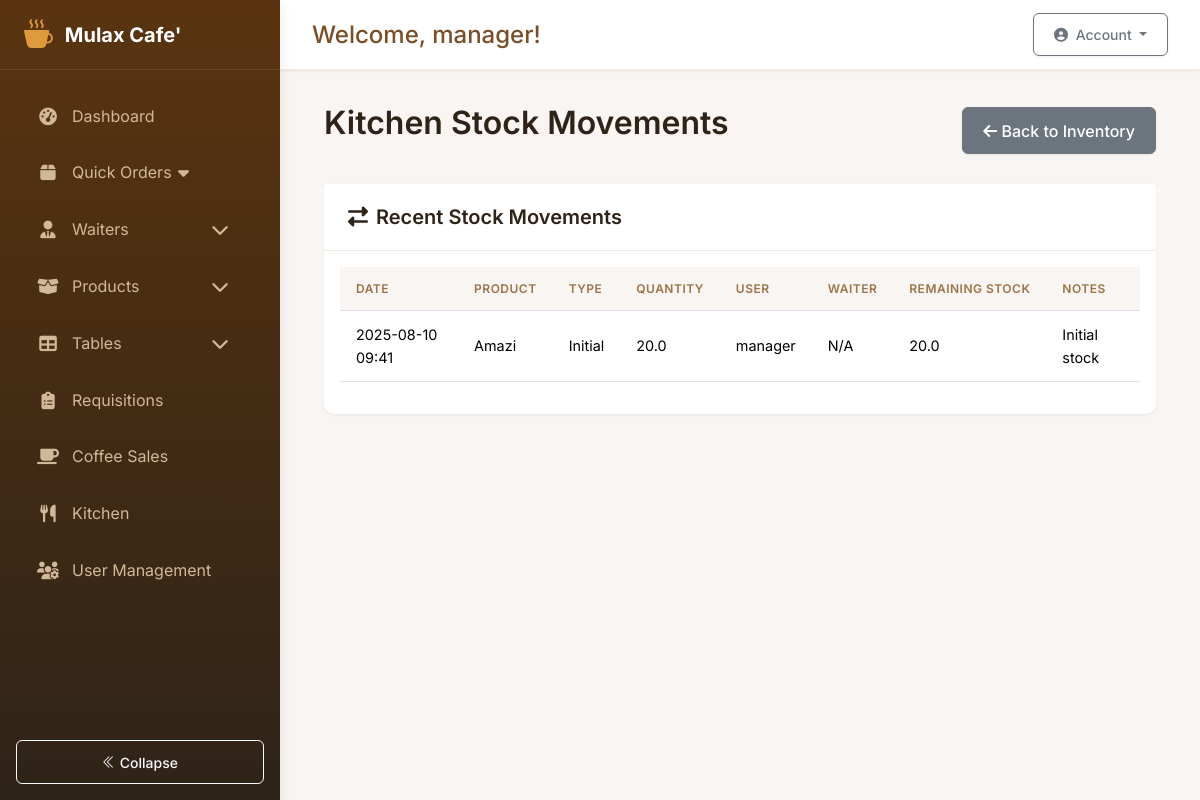
Page /kitchen/movements (signed in) on the earlier database version.
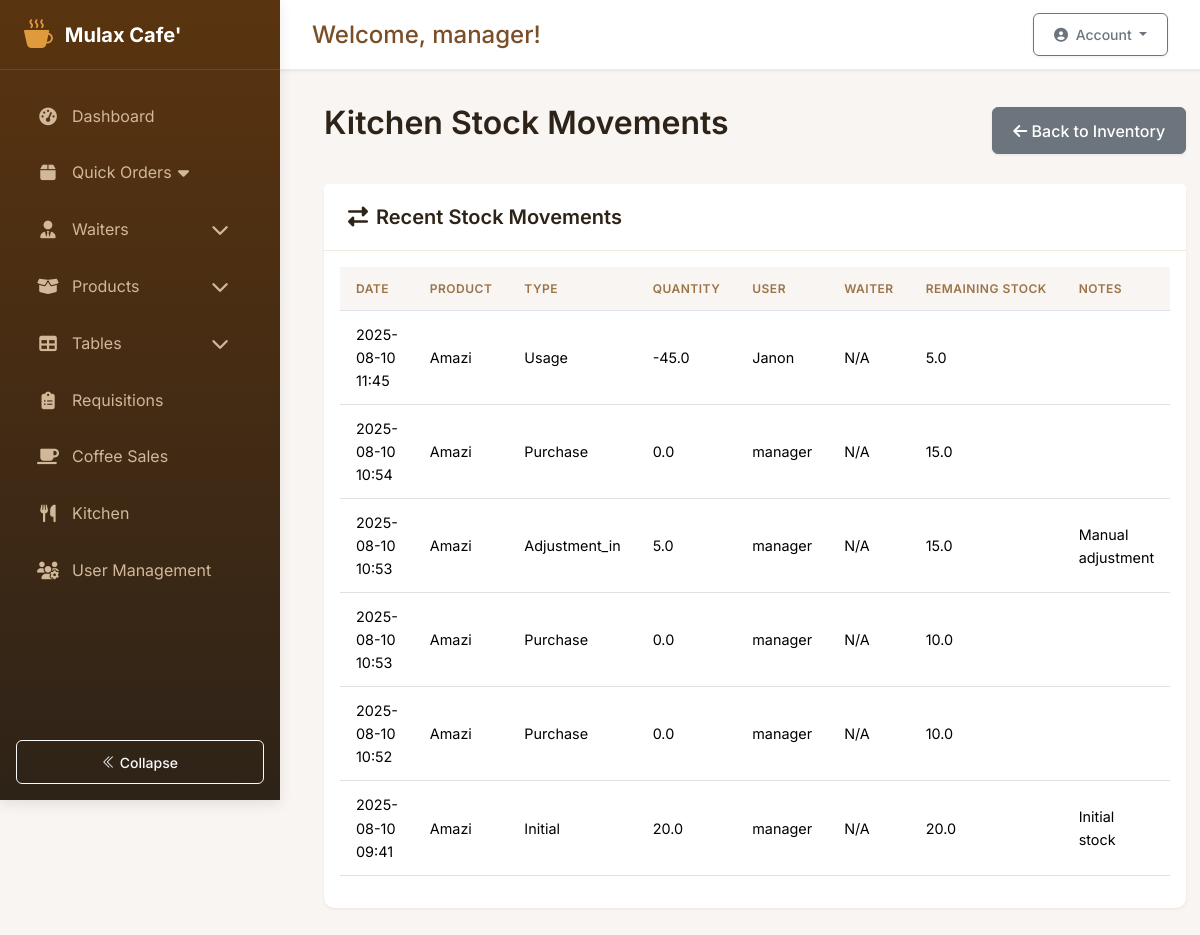
Same page on the later database version.
### app/models.py (models this page shows, shortened)
class StockMovement(db.Model):
    __tablename__ = 'stock_movements'
    id = db.Column(db.Integer, primary_key=True)
    product_id = db.Column(db.Integer, db.ForeignKey('products.id'), nullable=False)
    date = db.Column(db.DateTime, default=datetime.utcnow, nullable=False)
    opening_stock = db.Column(db.Float, nullable=False)
    stock_in = db.Column(db.Float, default=0)
    stock_out = db.Column(db.Float, default=0)
    closing_stock = db.Column(db.Float, nullable=False)
    total_cost = db.Column(db.Float, default=0)
    movement_type = db.Column(db.String(50), nullable=False)  # 'purchase', 'sale', 'adjustment'
    notes = db.Column(db.Text)
    user_id = db.Column(db.Integer, db.ForeignKey('users.id'), nullable=False)
    product = db.relationship('Product', back_populates='stock_movements')
    user = db.relationship('User', back_populates='stock_movements')

class Product(db.Model):
    __tablename__ = 'products'
    id = db.Column(db.Integer, primary_key=True)
    sku = db.Column(db.String(20), unique=True, nullable=False)
    name = db.Column(db.String(100), nullable=False)
    brand = db.Column(db.String(100))
    description = db.Column(db.Text)
    category = db.Column(db.String(50), nullable=False)
    unit = db.Column(db.String(20), nullable=False)
    current_stock = db.Column(db.Float, default=0)
    unit_price = db.Column(db.Float, default=0)
    cost_price = db.Column(db.Float)
    supplier = db.Column(db.String(100))
    remarks = db.Column(db.String(200))
    tax_rate = db.Column(db.Float, nullable=True)
    reorder_qty = db.Column(db.Float, default=0)
    last_updated = db.Column(db.DateTime, default=datetime.utcnow, onupdate=datetime.utcnow)
    min_stock = db.Column(db.Float, default=5.0)
    stock_movements = db.relationship(
        'StockMovement',
        back_populates='product',
        cascade='all, delete-orphan'
    )
    requisitions = db.relationship('Requisition', back_populates='product')
    coffee_sales = db.relationship('CoffeeSale', back_populates='product')
    order_items = db.relationship('OrderItem', back_populates='product')

class User(db.Model, UserMixin):
    __tablename__ = 'users'
    id = db.Column(db.Integer, primary_key=True)
    username = db.Column(db.String(80), unique=True, nullable=False)
    password_hash = db.Column(db.String(128))
    role = db.Column(db.String(20), default='employee')  # Possible values: 'system_control', 'manager', 'employee'
    is_admin = db.Column(db.Boolean, default=False)
    active = db.Column(db.Boolean, default=True)
    created_at = db.Column(db.DateTime, default=datetime.utcnow)
    last_login = db.Column(db.DateTime)
    must_change_password = db.Column(db.Boolean, default=True)
    current_shift_id = db.Column(db.Integer, db.ForeignKey('shifts.id'))
    current_shift = db.relationship('Shift', back_populates='users')
    attendances = db.relationship('Attendance', back_populates='user')
    stock_movements = db.relationship('StockMovement', back_populates='user')
    requisitions = db.relationship(
        'Requisition',
        back_populates='requester',
        foreign_keys='[Requisition.user_id]'
    )
    approved_requisitions = db.relationship(
        'Requisition',
        back_populates='approver',
        foreign_keys='[Requisition.approved_by]'
    )
    coffee_sales = db.relationship('CoffeeSale', back_populates='recorder')
    orders_recorded = db.relationship('Order', back_populates='recorder', foreign_keys='[Order.recorded_by]')
    orders_served = db.relationship('Order', back_populates='server', foreign_keys='[Order.served_by]')
    orders_created = db.relationship('Order', back_populates='user', foreign_keys='Order.user_id')
    def is_system_control(self):
        return self.role == 'system_control' or self.is_admin
    def is_employee(self):
        return self.role == 'employee'
    def get_current_shift(self):
        if self.is_admin or self.is_system_control():
            return None  # Admins can see all shifts
        return self.current_shift

### app/routes/kitchen.py (the view)
@bp.route('/movements')
@login_required
@manager_required
def stock_movements():
    movements = StockMovement.query.order_by(StockMovement.date.desc()).all()
    return render_template('kitchen/movements.html', movements=movements)

### app/templates/kitchen/movements.html (shortened to what this page needs)
{% extends "base.html" %}
{% block content %}
<div class="container-fluid">
    <div class="d-flex justify-content-between align-items-center mb-4">
        <h2>Kitchen Stock Movements</h2>
        <a href="{{ url_for('kitchen.inventory') }}" class="btn btn-secondary">
            <i class="fas fa-arrow-left"></i> Back to Inventory
        </a>
    </div>
    <div class="card">
        <div class="card-header bg-light-accent">
            <h5 class="mb-0"><i class="fas fa-exchange-alt me-2"></i>Recent Stock Movements</h5>
        </div>
        <div class="card-body">
            <div class="table-responsive">
                <table class="table table-hover">
                    <thead>
                        <tr>
                            <th>Date</th>
                            <th>Product</th>
                            <th>Type</th>
                            <th>Quantity</th>
                            <th>User</th>
                            <th>Waiter</th>
                            <th>Remaining Stock</th>
                            <th>Notes</th>
                        </tr>
                    </thead>
                    <tbody>
                        {% for movement in movements %}
                        <tr>
                            <td>{{ movement.date.strftime('%Y-%m-%d %H:%M') }}</td>
                            <td>{{ movement.product.name if movement.product else 'N/A' }}</td>
                            <td>{{ movement.movement_type|capitalize }}</td>
                            <td>{{ movement.stock_in - movement.stock_out }}</td>
                            <td>{{ movement.user.username if movement.user else 'N/A' }}</td>
                            <td>{% if movement.waiter %}{{ movement.waiter.name }}{% else %}N/A{% endif %}</td>
                            <td>{{ movement.closing_stock }}</td>
                            <td>{{ movement.notes or '' }}</td>
                        </tr>
                        {% else %}
                        <tr>
                            <td colspan="6" class="text-center text-muted">No stock movements found.</td>
                        </tr>
                        {% endfor %}
                    </tbody>
                </table>
            </div>
        </div>
    </div>
</div>
{% endblock %}

Differences in the rows shown:
added StockMovement: date "2025-08-10 11:45", product "Amazi", movement_type "Usage", movement.stock_in-movement.stock_out "-45.0", user "Janon", closing_stock "5.0"
added StockMovement: date "2025-08-10 10:54", product "Amazi", movement_type "Purchase", movement.stock_in-movement.stock_out "0.0", user "manager", closing_stock "15.0"
added StockMovement: date "2025-08-10 10:53", product "Amazi", movement_type "Adjustment_in", movement.stock_in-movement.stock_out "5.0", user "manager", closing_stock "15.0", notes "Manual adjustment"
added StockMovement: date "2025-08-10 10:53", product "Amazi", movement_type "Purchase", movement.stock_in-movement.stock_out "0.0", user "manager", closing_stock "10.0"
added StockMovement: date "2025-08-10 10:52", product "Amazi", movement_type "Purchase", movement.stock_in-movement.stock_out "0.0", user "manager", closing_stock "10.0"
